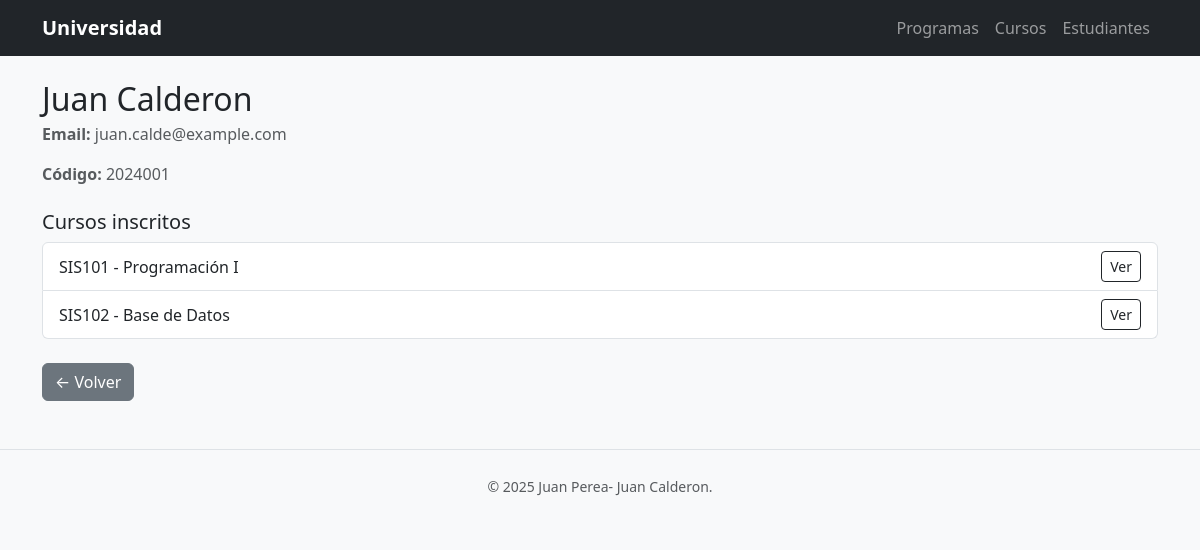
The app's page /estudiantes/1/ with its own data.
### academia/models.py (models this page shows, shortened)
class Estudiante(models.Model):
    nombre = models.CharField(max_length=100)
    apellido = models.CharField(max_length=100)
    email = models.EmailField(unique=True)
    codigo_estudiantil = models.CharField(max_length=20, unique=True)
    def __str__(self):
        return f"{self.nombre} {self.apellido}"

class Inscripcion(models.Model):
    estudiante = models.ForeignKey(Estudiante, on_delete=models.CASCADE, related_name="inscripciones")
    curso = models.ForeignKey(Curso, on_delete=models.CASCADE, related_name="inscripciones")
    fecha_inscripcion = models.DateTimeField(auto_now_add=True)
    class Meta:
        unique_together = ("estudiante", "curso")  # Regla de negocio: no duplicados

class Curso(models.Model):
    nombre = models.CharField(max_length=100)
    codigo = models.CharField(max_length=20, unique=True)
    programa = models.ForeignKey(Programa, on_delete=models.CASCADE, related_name="cursos")
    def __str__(self):
        return f"{self.codigo} - {self.nombre}"

### academia/views.py (the view)
# urls.py: path("estudiantes/<int:pk>/", views.detalle_estudiante, name="detalle_estudiante"),
def detalle_estudiante(request, pk):
    estudiante = get_object_or_404(Estudiante, pk=pk)
    return render(request, "academia/detalle_estudiante.html", {"estudiante": estudiante})

### academia/templates/academia/detalle_estudiante.html (shortened to what this page needs)
{% extends "academia/base.html" %}
{% block content %}
    <h2 class="mb-1">{{ estudiante.nombre }} {{ estudiante.apellido }}</h2>
    <p class="text-muted"><strong>Email:</strong> {{ estudiante.email }}</p>
    <p class="text-muted"><strong>Código:</strong> {{ estudiante.codigo_estudiantil }}</p>
    <h5 class="mt-4">Cursos inscritos</h5>
    <ul class="list-group mb-4">
        {% for inscripcion in estudiante.inscripciones.all %}
            <li class="list-group-item d-flex justify-content-between align-items-center">
                {{ inscripcion.curso }}
                <a href="{% url 'academia:detalle_curso' inscripcion.curso.pk %}" class="btn btn-sm btn-outline-dark">Ver</a>
            </li>
        {% empty %}
            <li class="list-group-item text-muted">No tiene cursos inscritos.</li>
        {% endfor %}
    </ul>
    <a href="{% url 'academia:lista_estudiantes' %}" class="btn btn-secondary">← Volver</a>
{% endblock %}

### records on screen
Estudiante: nombre "Juan", apellido "Calderon", email "juan.calde@example.com", codigo_estudiantil "2024001"
Inscripcion: curso "SIS101 - Programación I"
Inscripcion: curso "SIS102 - Base de Datos"
